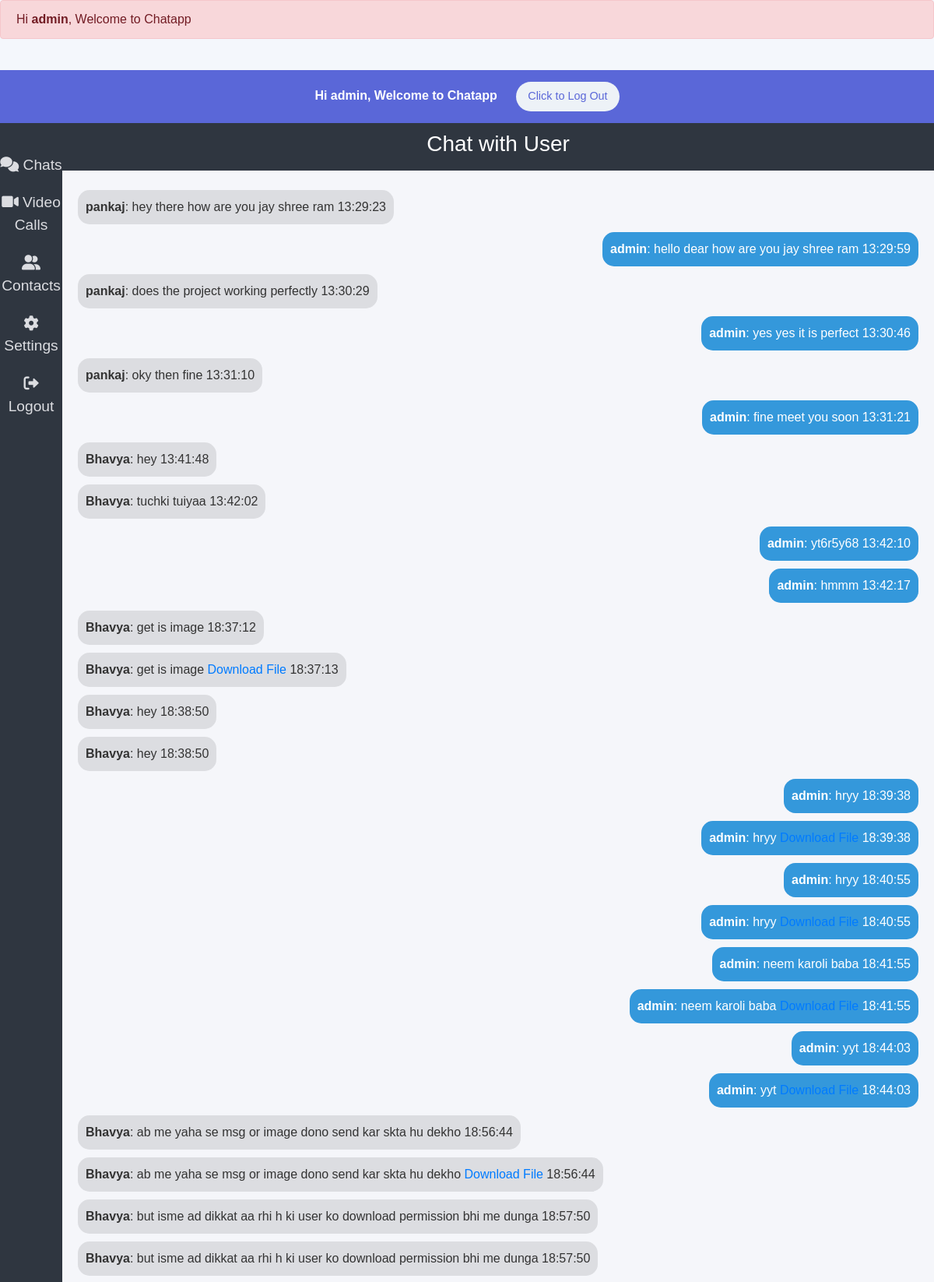
The app's page /chatapp/chat/chat_1/ (signed in, upper part) with its own data.
### chatapp/models.py (models this page shows, shortened)
class Message(models.Model):
    user = models.ForeignKey(User, on_delete=models.CASCADE, related_name="messages")
    content = models.TextField()
    room = models.ForeignKey(Room, on_delete=models.CASCADE, related_name="messages")  # Linking message to room
    created_on = models.DateTimeField(auto_now_add=True)  # Created timestamp
    file = models.FileField(upload_to='uploads/', null=True, blank=True)  # Optional file upload
    def formatted_time(self):
        return timezone.localtime(self.created_on).strftime('%H:%M:%S')

### chatapp/views.py (the view)
# urls.py: path('chat/<slug:slug>/', views.room, name='chat_room'),
@login_required
def room(request, slug):
    room = get_object_or_404(Room, slug=slug)  # Fetch the room or return 404 if not found
    messages = Message.objects.filter(room=room).order_by('created_on')  # Fetch messages in order
    if request.method == 'POST':
        form = MessageForm(request.POST, request.FILES)
        if form.is_valid():
            content = form.cleaned_data['content']
            file = form.cleaned_data['file']
            if content and content.lower().startswith('bot:'):
                user_message = content[4:].strip()  # Remove "bot:" from the message
                bot_response = get_bot_response(user_message)  # Get bot response
                Message.objects.create(
                    room=room,
                    user=None,  # Optionally, use a bot user for distinction
                    content=f"Bot: {bot_response}",  # Prefix bot's response with "Bot:"
                )
                return redirect('chat_room', slug=slug)  # Redirect back to room to show bot response
            new_message = form.save(commit=False)
            new_message.user = request.user
            new_message.room = room
            new_message.save()
            return redirect('chat_room', slug=slug)  # Redirect to update with the new message
    else:
        form = MessageForm()  # Empty form for GET requests
    return render(request, 'room.html', {
        'room_name': room.name,
        'room': room,
        'messages': messages,
        'form': form,  # Pass the form to the template
    })

### templates/room.html (shortened to what this page needs)
{% extends 'base.html' %}
{% block content %}
{% if user.is_authenticated %}
<div class="header">
    Hi <strong>{{ user.username }}</strong>, Welcome to Chatapp
    <button class="logout-btn" onclick="location.href='{% url 'logout' %}'">Click to Log Out</button>
</div>
{% if rooms %}
<h2 class="section-title">Available Public Rooms</h2>
<div class="room-container">
    {% for room in rooms %}
        <div class="room-card">
            <h3>{{ room.name }}</h3>
            <p>Public group for this project.</p>
            <button onclick="location.href='{% url 'room' room.slug %}'">Go to Room</button>
        </div>
    {% endfor %}
</div>
{% else %}
<div class="chat-container">
    <div class="chat-sidebar">
        <ul>
            <li><i class="fas fa-comments"></i> Chats</li>
            <li id="video-call-btn"><i class="fas fa-video"></i> Video Calls</li>
            <li><i class="fas fa-user-friends"></i> Contacts</li>
            <li><i class="fas fa-cog"></i> Settings</li>
            <li><i class="fas fa-sign-out-alt"></i> Logout</li>
        </ul>
    </div>
    <div class="chat-window-container">
        <div class="chat-header">
            <h3>Chat with User</h3>
        </div>
        <div class="chat-window" id="chatbox">
            {% for message in messages %}
            <div class="message {% if message.user == request.user %}sent{% else %}received{% endif %}">
                <b>{{ message.user.username }}</b>: {{ message.content }}
                {% if message.file %}
                <a href="{{ message.file.url }}" download>Download File</a>
                {% endif %}
                <span class="time">{{ message.formatted_time }}</span>
            </div>
            {% endfor %}
        </div>
    </div>
</div>
{% endif %}
{% endif %}
<link rel="stylesheet" href="https://cdnjs.cloudflare.com/ajax/libs/font-awesome/6.0.0-beta3/css/all.min.css">
{% endblock %}

### templates/base.html (shortened to what this page needs)
<!doctype html>
<html lang="en">
  <head>
    <link rel="stylesheet" href="https://cdn.jsdelivr.net/npm/bootstrap@4.3.1/dist/css/bootstrap.min.css">
  </head>
  <body>
    {% block header%}
    <div class="alert alert-danger" role="alert">
        Hi <b>{{ user.username }}</b>, Welcome to Chatapp
      </div>
      <br/>
    {% endblock %}
    <main>
      {% block content %}
      {% endblock %}
    </main>
  </body>
</html>

### templates/room.html (style rules this page uses)
body { font-family: Arial, sans-serif; background-color: #f4f7fc; margin: 0; padding: 0; }
.header { background-color: #5a67d8; padding: 15px; text-align: center; color: white; font-weight: bold; }
.header .logout-btn { background-color: #edf2f7; color: #5a67d8; padding: 8px 15px; border: none; border-radius: 20px; cursor: pointer; font-size: 0.9em; margin-left: 20px; }
.chat-container { display: flex; height: 100vh; }
.chat-sidebar { width: 80px; background-color: #2f3640; color: #dcdde1; display: flex; flex-direction: column; align-items: center; padding-top: 20px; }
.chat-sidebar ul { list-style: none; padding: 0; }
.chat-sidebar ul li { margin: 20px 0; text-align: center; cursor: pointer; font-size: 1.2rem; }
.chat-window-container { flex: 1; display: flex; flex-direction: column; background-color: #f5f6fa; }
.chat-header { background-color: #2f3640; color: #fff; padding: 10px; text-align: center; font-weight: bold; }
.chat-window { flex: 1; padding: 20px; overflow-y: scroll; display: flex; flex-direction: column; }
.message { max-width: 70%; padding: 10px; border-radius: 15px; margin: 5px 0; }
.sent { align-self: flex-end; background-color: #3498db; color: #fff; }
.received { align-self: flex-start; background-color: #dcdde1; color: #333; }

### records on screen
Message: user.username "pankaj", content "hey there how are you jay shree ram", formatted_time "13:29:23"
Message: user.username "admin", content "hello dear how are you jay shree ram", formatted_time "13:29:59"
Message: user.username "pankaj", content "does the project working perfectly", formatted_time "13:30:29"
Message: user.username "admin", content "yes yes it is perfect", formatted_time "13:30:46"
Message: user.username "pankaj", content "oky then fine", formatted_time "13:31:10"
Message: user.username "admin", content "fine meet you soon", formatted_time "13:31:21"
Message: user.username "Bhavya", content "hey", formatted_time "13:41:48"
Message: user.username "Bhavya", content "tuchki tuiyaa", formatted_time "13:42:02"
Message: user.username "admin", content "yt6r5y68", formatted_time "13:42:10"
Message: user.username "admin", content "hmmm", formatted_time "13:42:17"
Message: user.username "Bhavya", content "get is image", formatted_time "18:37:12"
Message: user.username "Bhavya", content "get is image", formatted_time "18:37:13"
Message: user.username "Bhavya", content "hey", formatted_time "18:38:50"
Message: user.username "Bhavya", content "hey", formatted_time "18:38:50"
Message: user.username "admin", content "hryy", formatted_time "18:39:38"
Message: user.username "admin", content "hryy", formatted_time "18:39:38"
Message: user.username "admin", content "hryy", formatted_time "18:40:55"
Message: user.username "admin", content "hryy", formatted_time "18:40:55"
Message: user.username "admin", content "neem karoli baba", formatted_time "18:41:55"
Message: user.username "admin", content "neem karoli baba", formatted_time "18:41:55"
Message: user.username "admin", content "yyt", formatted_time "18:44:03"
Message: user.username "admin", content "yyt", formatted_time "18:44:03"
Message: user.username "Bhavya", content "ab me yaha se msg or image dono send kar skta hu dekho", formatted_time "18:56:44"
Message: user.username "Bhavya", content "ab me yaha se msg or image dono send kar skta hu dekho", formatted_time "18:56:44"
Message: user.username "Bhavya", content "but isme ad dikkat aa rhi h ki user ko download permission bhi me dunga", formatted_time "18:57:50"
Message: user.username "Bhavya", content "but isme ad dikkat aa rhi h ki user ko download permission bhi me dunga", formatted_time "18:57:50"

### other values on screen
{{ user.username }} "admin"
